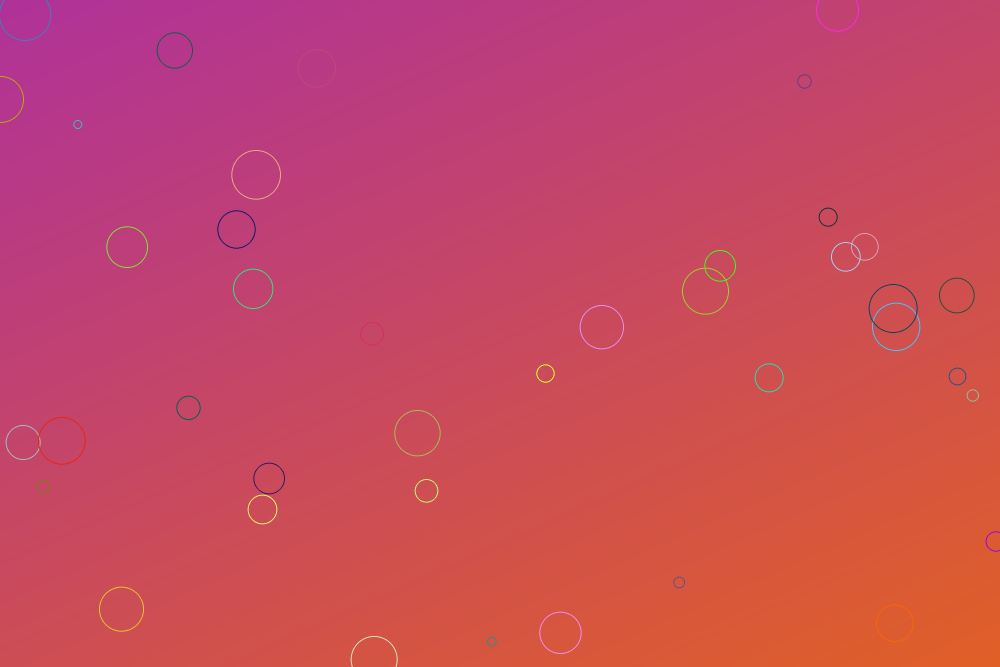
#> input picture tools/sandbox/photos/big_q97_exif.jpg, 3000 x 2000 px (shown at 1/3 size)
$ python -i develop_local.py   (imports and definitions only)
#> lines starting #> are read from the running program, lines starting #| are printed output that depends on the picture
"""Develop tools that work on places and shapes (issue #6, batch 2-4): lens corrections, geometry (perspective), spot removal, red eye,
colour look-up tables (profiles) and local adjustments with masks. images.apply_tone() calls them in a fixed order; every position is
written as a fraction of the picture (0..1) and every radius as a fraction of its longer side, so a small preview looks like the
full-size render.

Settings (all optional):
  lens_dist -100..100, lens_vig -100..100, ca_r / ca_b -100..100 (manual lateral chromatic aberration), ca_auto true, defringe 0..100
  persp_v / persp_h -100..100, geo_aspect -100..100, geo_scale 100..200 (default 100), geo_x / geo_y -100..100
  spots:   [{"x","y","r","sx","sy","mode":"heal"|"clone","feather":0..100,"opacity":0..100}]   (sx / sy missing = the source is chosen for you)
  redeye:  [{"x","y","r","amount":0..100}]
  lut:     {"name": "<file in the LUT folder>", "amount": 0..100}
  masks:   [{"name","amount":0..100,"adj":{temp,tint,exposure,contrast,highlights,shadows,whites,blacks,texture,clarity,dehaze,hue,saturation,sharpness,noise},
             "comps":[{"kind":"brush"|"linear"|"radial"|"luminance"|"color"|"sky"|"subject"|"background","op":"add"|"subtract"|"intersect","invert":bool, ...}]}]
"""
import numpy as np

MAX_MASKS, MAX_COMPS, MAX_STROKES, MAX_POINTS, MAX_SPOTS = 8, 6, 40, 400, 60
LOCAL_ADJ = ("temp", "tint", "exposure", "contrast", "highlights", "shadows", "whites", "blacks", "texture", "clarity", "dehaze", "hue", "saturation", "sharpness", "noise")
NUM_KEYS = {"lens_dist": (-100, 100), "lens_vig": (-100, 100), "ca_r": (-100, 100), "ca_b": (-100, 100), "defringe": (0, 100),
            "persp_v": (-100, 100), "persp_h": (-100, 100), "geo_aspect": (-100, 100), "geo_scale": (100, 200), "geo_x": (-100, 100), "geo_y": (-100, 100)}
LIST_KEYS = ("masks", "spots", "redeye", "lut")


def _smooth(x, a, b):
    t = np.clip((x - a) / (b - a), 0.0, 1.0)
    return t * t * (3 - 2 * t)


def _lum(a):
    return a[..., 0] * 0.2126 + a[..., 1] * 0.7152 + a[..., 2] * 0.0722


# [8 lines left out: function _num, not called in this run]


def _pil(a):
    from PIL import Image
    return Image.fromarray((np.clip(a, 0, 1) * 255.0 + 0.5).astype(np.uint8), "RGB")


def _arr(im):
    return np.asarray(im.convert("RGB"), dtype=np.float32) / 255.0


# ------------------------------------------------------------------------------------------------ what is active / accepted
def _masks_active(m):
    return isinstance(m, list) and any(isinstance(x, dict) and x.get("comps") and any(abs(float(v or 0)) > 0 for v in (x.get("adj") or {}).values()) for x in m)


# [11 lines left out: function active, not called in this run]


def _pt(p):
    return [round(_num(p[0], 0, 1), 4), round(_num(p[1], 0, 1), 4)] if isinstance(p, (list, tuple)) and len(p) >= 2 else None


# [178 lines left out: functions clean, _clean_comp, distort, _scale_channel, _grad, estimate_ca and 3 more, not called in this run]


# ------------------------------------------------------------------------------------------------ geometry
def _homography(ops):
    g = lambda k, d=0.0: float(ops.get(k) if ops.get(k) is not None else d)
    asp = g("geo_aspect") / 100.0 * 0.25
    zoom = g("geo_scale", 100.0) / 100.0
    gv, hv = g("persp_h") / 100.0 * 0.35, g("persp_v") / 100.0 * 0.35

    def build(z, ox, oy):
        return np.array([[1 / (z * (1 + asp)), 0, ox], [0, (1 + asp) / z, oy], [gv, hv, 1.0]])
    z = zoom
    fit = bool(gv or hv or asp)
    if fit:
        for _ in range(80):
            m = build(z, 0, 0)
            ok = True
            for cx, cy in ((-1, -1), (1, -1), (1, 1), (-1, 1)):
                p = m @ np.array([cx, cy, 1.0])
                if p[2] <= 0.05 or abs(p[0] / p[2]) > 1.0001 or abs(p[1] / p[2]) > 1.0001:
                    ok = False
                    break
            if ok:
                break
            z *= 1.02
    ox = -g("geo_x") / 100.0 * 0.5
    oy = -g("geo_y") / 100.0 * 0.5
    m = build(z, 0, 0)
    for _ in range(40):                                                                  # keep the picture covering the frame whatever the offset
        mm = build(z, ox, oy)
        bad = False
        for cx, cy in ((-1, -1), (1, -1), (1, 1), (-1, 1)):
            p = mm @ np.array([cx, cy, 1.0])
            if p[2] <= 0.05 or abs(p[0] / p[2]) > 1.0001 or abs(p[1] / p[2]) > 1.0001:
                bad = True
        if not bad:
            break
        ox *= 0.9
        oy *= 0.9
    return build(z, ox, oy)


def geometry(im, ops):
    """Vertical / horizontal perspective, aspect, scale (zoom in) and offset. The picture always keeps covering the frame."""
    from PIL import Image
    if not any(ops.get(k) not in (None, 0, 0.0) for k in ("persp_v", "persp_h", "geo_aspect", "geo_x", "geo_y")) and ops.get("geo_scale") in (None, 100, 100.0):
        return im
    w, h = im.size
    hn = _homography(ops)
    s = np.array([[w / 2, 0, w / 2], [0, h / 2, h / 2], [0, 0, 1.0]])
    m = s @ hn @ np.linalg.inv(s)
    m = m / m[2, 2]
    return im.transform(im.size, Image.PERSPECTIVE, tuple(m.ravel()[:8]), Image.BICUBIC)


# ------------------------------------------------------------------------------------------------ upright (what the picture needs)
def _lean(gray, kind):
    """Mean lean (radians) of the near-vertical ('v') or near-horizontal ('h') edges of a float gray picture, and how much evidence there is."""
    gy, gx = np.gradient(gray)
    mag = np.sqrt(gx * gx + gy * gy)
    th = np.arctan2(gy, gx)
    d = ((th + np.pi / 2) % np.pi) - np.pi / 2 if kind == "v" else (th % np.pi) - np.pi / 2
    sel = (np.abs(d) < np.radians(20)) & (mag > max(float(np.percentile(mag, 90)), 1e-3))
    if sel.sum() < 30:
        return 0.0, 0.0
    wgt = mag[sel]
    return float((d[sel] * wgt).sum() / wgt.sum()), float(wgt.sum())


def upright(im, mode="auto"):
    """Suggested rotate (degrees), persp_v and persp_h for a picture: 'level' straightens the horizon / verticals, 'vertical' also
    removes converging verticals, 'full' also converging horizontals, 'auto' picks the smallest change that makes the lines true."""
    from PIL import Image
    sm = im.convert("RGB")
    sm.thumbnail((360, 360))

    def score(ops, rot=0.0, halves=False):
        t = geometry(sm, ops)
        if rot:
            t = t.rotate(rot, resample=Image.BICUBIC)
        g = np.asarray(t.convert("L"), dtype=np.float32) / 255.0
        h, w = g.shape
        g = g[int(h * .08):int(h * .92), int(w * .08):int(w * .92)]
        h, w = g.shape
        if halves:
            lv, le = _lean(g[:, :w // 2], "v")
            rv, re_ = _lean(g[:, w // 2:], "v")
            th, te = _lean(g[:h // 2], "h")
            bh, be = _lean(g[h // 2:], "h")
            return abs(lv - rv) * min(le, re_) ** .5 * 0 + abs(lv - rv), abs(th - bh)
        v, ve = _lean(g, "v")
        hh, he = _lean(g, "h")
        return abs(v) * ve ** .5 + abs(hh) * he ** .5, 0

    out = {"rotate": 0.0, "persp_v": 0.0, "persp_h": 0.0}
    best = min(np.linspace(-8, 8, 33), key=lambda r: score({}, r)[0])
    base = score({}, 0)[0]
    if score({}, best)[0] < base * 0.98:
        out["rotate"] = -float(best)
    if mode in ("vertical", "full", "auto"):
        cand = np.linspace(-60, 60, 25)
        bv = min(cand, key=lambda p: score({"persp_v": p}, 0, True)[0])
        if score({"persp_v": bv}, 0, True)[0] < score({}, 0, True)[0] * 0.8:
            out["persp_v"] = float(bv)
    if mode in ("full", "auto"):
        cand = np.linspace(-60, 60, 25)
        bh_ = min(cand, key=lambda p: score({"persp_h": p}, 0, True)[1])
        if score({"persp_h": bh_}, 0, True)[1] < score({}, 0, True)[1] * 0.8:
            out["persp_h"] = float(bh_)
    if mode == "level":
        out["persp_v"] = out["persp_h"] = 0.0
    return {k: round(v, 1) for k, v in out.items()}


# ------------------------------------------------------------------------------------------------ spots, red eye
# [89 lines left out: functions _disc, _auto_source, _ring, spots, redeye, not called in this run]


# ------------------------------------------------------------------------------------------------ colour look-up tables (.cube)
def lut_dir():
    from .config import PATHS
    return PATHS.root / "luts"


# [26 lines left out: function parse_cube, not called in this run]


_LUT_CACHE: dict = {}


# [187 lines left out: functions load_lut, apply_lut, lut, _fit_small, _resize_mask, sky_mask and 5 more, not called in this run]

>>> from PIL import Image
>>> picture = Image.open('../tools/sandbox/photos/big_q97_exif.jpg')
#> picture is the input picture: PIL image 3000x2000 RGB; mean R, G, B 199.7, 72.9, 96.2
>>> result = upright(picture)
#> in _lean, `gy, gx = np.gradient(gray)`:
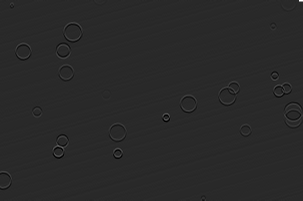
#> gy: shape (201, 303) float32; min -0.0824, max 0.427, mean 0.000333; drawn with min black and max white
#> in _lean, `sel = (np.abs(d) < np.radians(20)) & (mag > max(float(np.percentile(ma..`:
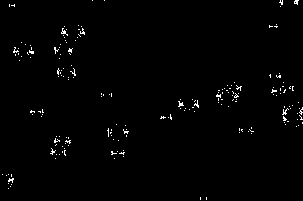
#> sel: shape (201, 303) bool; 1.1% white in thin lines or dots
#> in _lean, `wgt = mag[sel]`: wgt = 687 values, max 0.212 at index 7, min 0.00392 at index 420, mean 0.0228
#> in score, `v, ve = _lean(g, "v")`: v = 0.00114; ve = 15.66
#> in _lean (call 2), `sel = (np.abs(d) < np.radians(20)) & (mag > max(float(np.percentile(ma..`: sel: shape (201, 303) bool; 1.2% white in thin lines or dots
#> in score, `hh, he = _lean(g, "h")`: hh = 0.0134; he = 18.39
#> in _lean (call 3), `sel = (np.abs(d) < np.radians(20)) & (mag > max(float(np.percentile(ma..`: sel: shape (201, 303) bool; 1.2% white in thin lines or dots
#> in _lean (call 4), `sel = (np.abs(d) < np.radians(20)) & (mag > max(float(np.percentile(ma..`: sel: shape (201, 303) bool; 1.3% white in thin lines or dots
#> in _lean (call 5), `sel = (np.abs(d) < np.radians(20)) & (mag > max(float(np.percentile(ma..`: sel: shape (201, 303) bool; 1.1% white in thin lines or dots
#> in _lean (call 6), `sel = (np.abs(d) < np.radians(20)) & (mag > max(float(np.percentile(ma..`: sel: shape (201, 303) bool; 1.3% white in thin lines or dots
#> in _lean (call 7), `gy, gx = np.gradient(gray)`:
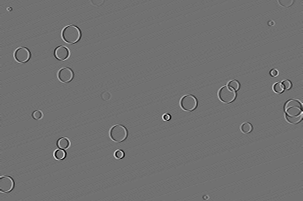
#> gx: shape (201, 303) float32; min -0.0843, max 0.106, mean 8.78e-05; drawn with min black and max white
#> in _lean (call 7), `th = np.arctan2(gy, gx)`:
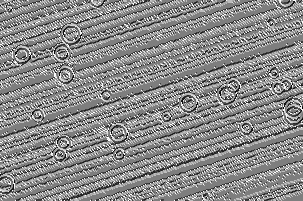
#> th: shape (201, 303) float32; min -3.1, max 3.14, mean 0.289; drawn with min black and max white
#> in _lean (call 7), `sel = (np.abs(d) < np.radians(20)) & (mag > max(float(np.percentile(ma..`: sel: shape (201, 303) bool; 1.1% white in thin lines or dots
#> in _lean (call 7), `wgt = mag[sel]`: wgt = 662 values, max 0.112 at index 409, min 0.00588 at index 0, mean 0.0235
#> in _lean (call 8), `d = ((th + np.pi / 2) % np.pi) - np.pi / 2 if kind == "v" else (th % n..`:
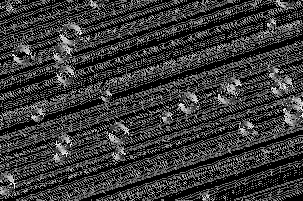
#> d: shape (201, 303) float32; min -1.57, max 1.54, mean -0.859; drawn with min black and max white
#> in _lean (call 8), `sel = (np.abs(d) < np.radians(20)) & (mag > max(float(np.percentile(ma..`:
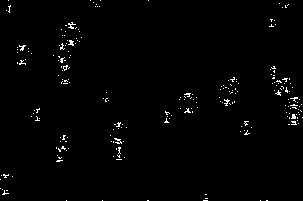
#> sel: shape (201, 303) bool; 1.3% white in thin lines or dots
#> in _lean (call 8), `wgt = mag[sel]`: wgt = 779 values, max 0.0812 at index 284, min 0.00588 at index 15, mean 0.0213
#> in score (call 5), `t = t.rotate(rot, resample=Image.BICUBIC)`:
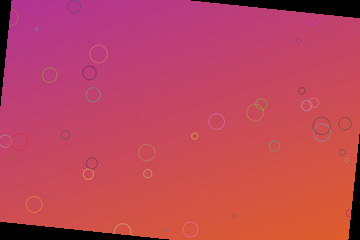
#> t: PIL image 360x240 RGB; mean R, G, B 189.1, 68.8, 90.8
#> in score (call 5), `v, ve = _lean(g, "v")`: v = 0.00425; ve = 16.12
#> in score (call 5), `hh, he = _lean(g, "h")`: hh = 0.0156; he = 16.55
#> in upright, `best = min(np.linspace(-8, 8, 33), key=lambda r: score({}, r)[0])`: best = 0
#> in upright, `base = score({}, 0)[0]`: base = 0.0234
#> in upright, `cand = np.linspace(-60, 60, 25)`: cand = 25 values from -60 to 60
#> in upright, `bv = min(cand, key=lambda p: score({"persp_v": p}, 0, True)[0])`: bv = 5
#> result = {'rotate': 0, 'persp_v': 0, 'persp_h': 45}
